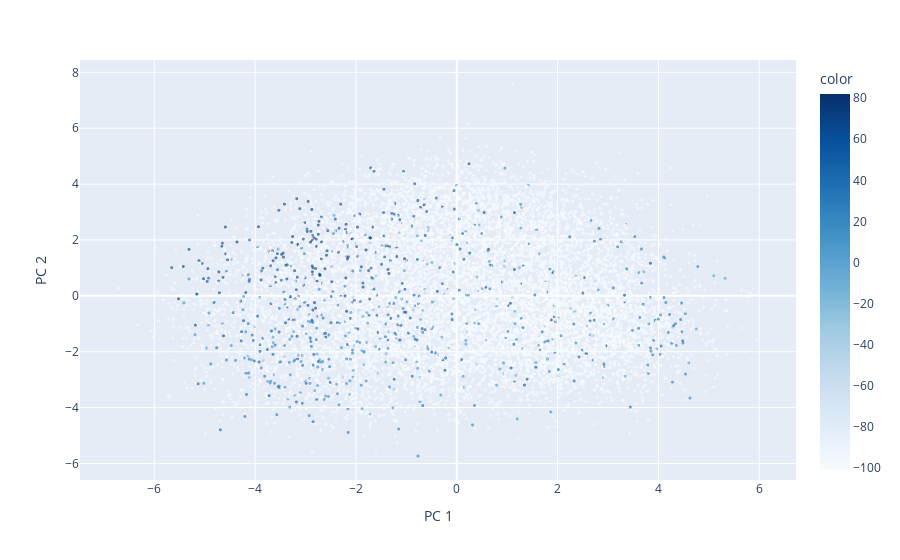

The notebook cell this image was saved under:
### Code cell
fig, pca = scatterplot(embs, marker_size=3, color=ass_color, 
                                  color_continuous_scale=px.colors.sequential.Blues)
fig

### Figure 1 — Plotly figure (JSON) as saved in the notebook; plotly's stock layout.template omitted (floating-point values rounded to 4 significant figures; data arrays with more than 128 entries replaced by an {"elided": "..."} marker saying what was removed)
{"data": [{"hovertemplate": "PC 1=%{x}<br>PC 2=%{y}<br>color=%{marker.color}<extra></extra>", "legendgroup": "", "marker": {"color": {"elided": "9814 int values"}, "coloraxis": "coloraxis", "opacity": 0.6, "size": 3, "symbol": "circle"}, "mode": "markers", "name": "", "showlegend": false, "textposition": "top center", "type": "scattergl", "x": {"elided": "9814 float values"}, "xaxis": "x", "y": {"elided": "9814 float values"}, "yaxis": "y"}], "layout": {"coloraxis": {"colorbar": {"title": {"text": "color"}}, "colorscale": [[0, "rgb(247,251,255)"], [0.125, "rgb(222,235,247)"], [0.25, "rgb(198,219,239)"], [0.375, "rgb(158,202,225)"], [0.5, "rgb(107,174,214)"], [0.625, "rgb(66,146,198)"], [0.75, "rgb(33,113,181)"], [0.875, "rgb(8,81,156)"], [1, "rgb(8,48,107)"]]}, "legend": {"title": {"text": "Colour legend"}, "tracegroupgap": 0}, "margin": {"t": 60}, "showlegend": true, "xaxis": {"anchor": "y", "domain": [0, 1], "title": {"text": "PC 1"}}, "yaxis": {"anchor": "x", "domain": [0, 1], "title": {"text": "PC 2"}}}}
